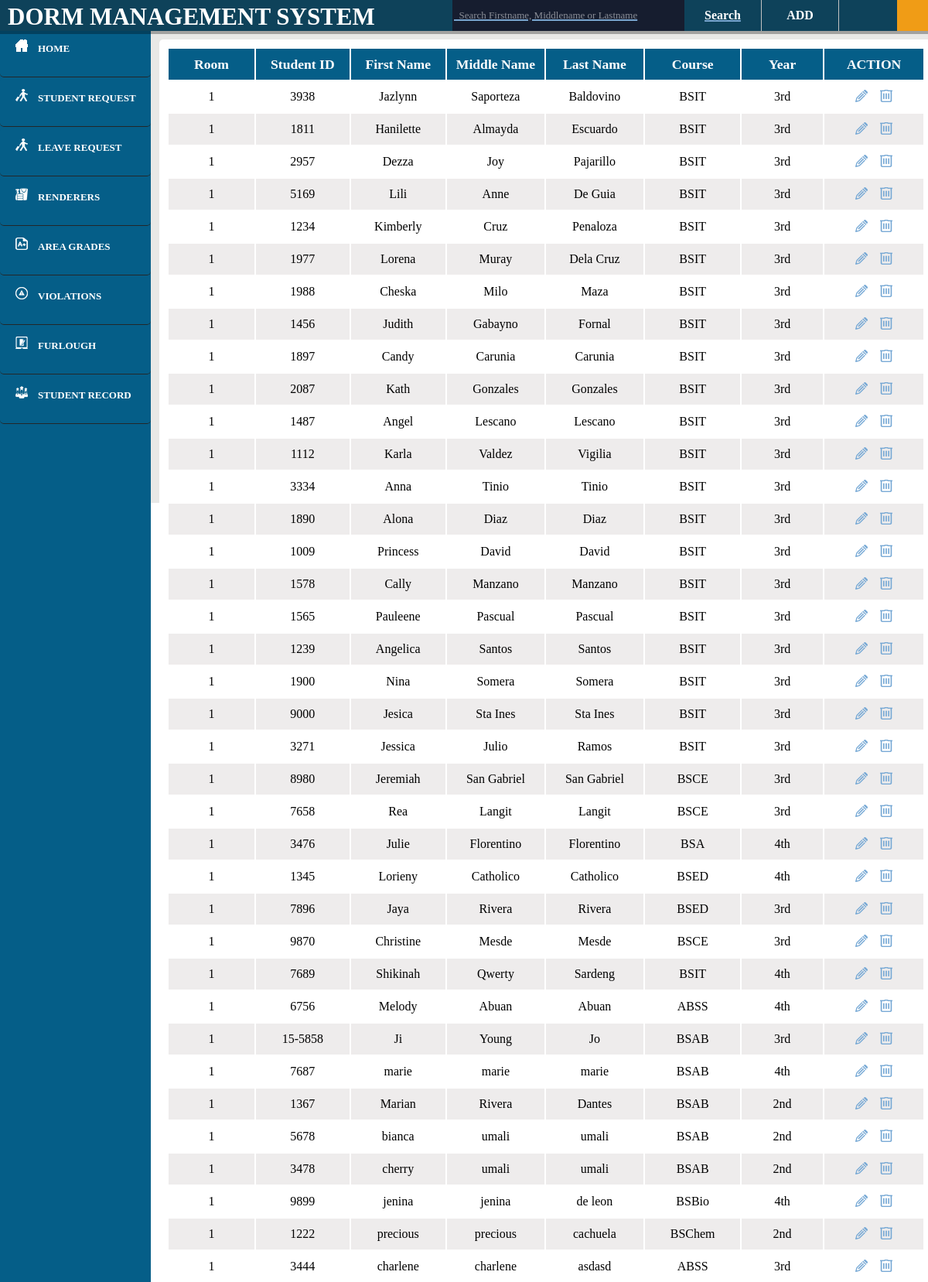
Page /manager/user_viewRecord.php (signed in, upper part) on the committed database.
### tables this page shows
CREATE TABLE `student` (
  `entry_id` int(11) NOT NULL,
  `student_id` varchar(20) NOT NULL,
  `fname` varchar(20) NOT NULL,
  `mname` varchar(20) NOT NULL,
  `lname` varchar(20) NOT NULL,
  `course` varchar(20) NOT NULL,
  `year` varchar(20) NOT NULL,
  `request` varchar(20) DEFAULT 'Pending',
  `room_number` varchar(20) NOT NULL,
  `seen` int(11) NOT NULL DEFAULT '0',
  `seen1` int(11) NOT NULL DEFAULT '0',
  `student_type` varchar(20) NOT NULL DEFAULT 'Normal'
);

### manager/user_viewRecord.php (the view, shortened to what this page needs)
<html>
<head>
		<link rel="stylesheet" type="text/css" href="../css/Blog.css">
		<link rel="stylesheet" type="text/css" href="../css/user.css">
		<link rel="stylesheet" type="text/css" href="../css/modal.css">
		<header>
			<header>
		<?php
				include 'connect.php';
				$user=$_SESSION['login_user'];
				$qry="select * from user where Username='$user';";
				$result=mysqli_query($con,$qry);
				while($rows=mysqli_fetch_array($result))
				{
					$name = $rows['Username'];
				}
		?>
			<font face="Century Gothic">
			<div id="nav">
					<nav>
					<ul>
						<li id="titlename">DORM MANAGEMENT SYSTEM</li>
						<li id="login"><a href=""><?php echo $name?></a>
						</li>
					</ul>
					<form action="" method="post">
 							<input type="text" id="search" name="term" placeholder="  Search Firstname, Middlename or Lastname"/>
							<input type="submit" id="submit" name="submit1" value="Search">
 					</form>
 					<BUTTON id="btnadd" TYPE="BUTTON" onclick="btn1()"><font color="#ffffff" size="3"><b>ADD</font></BUTTON>
				</nav>
			</div></font>
		</header>
	</head>
	<body>
<article><br><br>
	<b><div id="leftnav"><a href="user_home.php"><img src="../images/home1.png">&emsp;<font color="#ffffff">HOME</a></font></div>
	<?php
			include 'connect.php';
			$sql = "SELECT * FROM student WHERE request='Pending' AND seen = 0";
			$result = mysqli_query($con, $sql);
			if($result) {
				if(mysqli_num_rows($result) > 0) {
					echo "<div id=\"leftnav\"><a href=\"user_studentRequest.php\"><img src=\"../images/studentreq.png\">&emsp;<font color=\"#ffffff\">STUDENT REQUEST<img src='../images/notif.png'/></a></font></div>";
				} else {
					echo "<div id=\"leftnav\"><a href=\"user_studentRequest.php\"><img src=\"../images/leavereq.png\">&emsp;<font color=\"#ffffff\">STUDENT REQUEST</a></font></div>";
				}
			}
		?>
		<?php
			$sql = "SELECT * FROM lcard WHERE status='Pending' AND seen = 0";
			$result = mysqli_query($con, $sql);
			if($result) {
				if(mysqli_num_rows($result) > 0) {
					echo "<div id=\"leftnav\"><a href=\"user_lcard.php\"><img src=\"../images/studentreq.png\">&emsp;<font color=\"#ffffff\">LEAVE REQUEST<img src='../images/notif.png'/></a></font></div>";
				} else {
					echo "<div id=\"leftnav\"><a href=\"user_lcard.php\"><img src=\"../images/leavereq.png\">&emsp;<font color=\"#ffffff\">LEAVE REQUEST</a></font></div>";
				}
			}
		?>
		<div id="leftnav"><a href="user_studentRender.php"><img src="../images/render.png">&emsp;<font color="#ffffff">RENDERERS</a></font></div>
		<div id="leftnav"><a href="user_areaRecord.php"><img src="../images/grades.png">&emsp;<font color="#ffffff">AREA GRADES</a></font></div>
		<div id="leftnav"><a href="user_violationRecord.php"><img src="../images/violation.png">&emsp;<font color="#ffffff">VIOLATIONS </a></font><br></div>
		<div id="leftnav"><a href="user_furlough.php"><img src="../images/furlough.png">&emsp;<font color="#ffffff">FURLOUGH</a></font><br></div>
		<div id="leftnav"><a href="user_studentRecord.php"><img src="../images/student.png">&emsp;<font color="#ffffff">STUDENT RECORD </a></font><br></div>
	</b>
	</article>
	<aside>
	<div id="right">
		<table class="alternate">
	<tr>
	<th>Room</th>
	<th>Student ID</th>
	<th>First Name</th>
	<th>Middle Name</th>
	<th>Last Name</th>
	<th>Course</th>
	<th>Year</th>
	<th><center>ACTION</center></th>
		<?php
		include 'connect.php';
				$term = $_POST['term'];
			$str = "";
	 		$sql = "SELECT * FROM student WHERE fname LIKE '%" . $term . "%'  OR mname LIKE '%" . $term . "%'  OR lname LIKE '%" . $term . "%'"  ;
    		if($result = mysqli_query($con, $sql)){
        		if(mysqli_num_rows($result) > 0){
            		while($rows = mysqli_fetch_array($result)){
              		$str = $str.	"<tr>
					<td>".$rows[9]."</td>
					<td>".$rows[1]."</td>
					<td>".$rows[2]."</td>
					<td>".$rows[3]."</td>
					<td>".$rows[4]."</td>
					<td>".$rows[5]."</td>
					<td>".$rows[6]."</td>
					<td><button><a href = 'user_edit_student.php?id=".$rows['0']."'><center><img src='../images/up.png'/></a></button>
					<button><a href = 'user_delete.php?id=".$rows['0']."'><center><img src='../images/del.png'/></a></button></td>
					</tr>"
		;
				}
		 echo $str;
			}
			}
		?>
		</table>
</div>
</aside>
	</body>
</html>

### css/Blog.css (style rules this page uses)
a { color: #00a2ff; text-decoration: none; }
body { overflow-x: hidden; margin: 0px; font-family: Century Gothic; }
::placeholder { color: rgba(255,255,255,.5); }
nav { text-align: center; background-color: #0e425a; position: relative; padding: 0px 60px 0px 754px; width: 100%; position: fixed; z-index: 2; box-shadow: 0px 0px 0px 4px rgba(0,0,0,.3); font-weight: bold; }
nav ul { list-style: none; margin: 0; padding: 0; }
nav > ul > li { float: left; }
nav ul li a { display: inline-block; color: #ffffff; padding: 10px 20px; text-decoration: none; width: 160px; }

### css/user.css (style rules this page uses)
* { font-color: #fff; }
article { padding: 0 auto; background-color: #055e88; float: left; height: 100%; width: 195px; position: fixed; }
aside { background-color: #e8e8e6; padding: 3% 2% 2% 3%; height: 604px; height: 100%; }
#right { background-color: #ffffff; height: 0 auto%; margin-top: 15px; padding: 10px; width: 86%; margin-left: 170px; }
#leftnav { background-color: #055e88; height: 38px; width: 170px; margin: 0px; font-size: 13px; padding: 15px 5px 10px 20px; border-bottom: solid 1px #232729; }
#btnadd { background-color: #055e88; height: 40px; width: 300px; margin: 0px; margin-left: -130px; margin-top: -5px; }
nav { text-align: center; background-color: #0e425a; position: relative; padding: 0px 60px 0px 1160px; width: 100%; height: 40px; position: fixed; z-index: 2; box-shadow: 0px 0px 0px 4px rgba(0,0,0,.3); font-weight: bold; }
nav ul { list-style: none; margin: 0; padding: 0; }
nav > ul > li { float: left; }
nav ul li { background-color: #f09c16; color: #ffffff; list-style: none; }
nav ul li a { background-color: #f09c16; color: #fff; }
nav ul li a { display: inline-block; color: #fff; padding: 10px 10px; text-decoration: none; width: 170px; }
body { font-family: century gothic; }
#login { background-color: #f09c16; font-color: #000; margin-top: -40px; height: 40px; }
input[type=text],input[type=date],input[type=time], select { width: 80%; height: 35px; margin: -10px 0; display: inline-block; border: 1px solid #ccc; border-radius: 4px; box-sizing: border-box; border: none; }
input[type=submit] { width: 80%; background-color: #f09c16; height: 35px; color: white; margin-left: -10px; font-weight: bold; }
input { border: none; }
div { border-radius: 5px; background-color: #f2f2f2; }
table { width: 100%; }
td,th { text-align: center; width: 270px; height: 40px; color:#000000; font-family: century gothic; }
th { font-size: 110%; background-color: #055e88; color: #ffffff; }
td { font-weight: normal; }
.alternate tr { background-color: #eeecec; }
.alternate tr:nth-child(2n) { background-color: #ffffff; }
button { background: none; border: none; }
body { height: 590px }
#right { height: 100% }
#titlename { color: #fff; font-weight: bold; font-size: 31px; font-family: Space Age; padding-top: 4px; margin-left: -1150px; background-color: #0e425a; }
#leftnav { font-size: 13px }

### css/modal.css (style rules this page uses)
* { font-family: Century Gothic; }
#login { padding-top: 40px; }
table { padding-top: 0px; }
td,th { text-align: center; width: 250px; height: 40px; font-family: century gothic; }
input { background-color: #ffffff; font-size: 100%; height: 30px; width: 500px; font-family: century gothic; margin-left: 0px; }
#submit { background-color:#74bc60; height: 37px; width: 507px; border: none; outline: none; color: #fff; cursor: pointer; font-weight: bold; transition-timing-function: linear; }

### manager/user_viewRecord.php (style rules this page uses)
* { color: #ffffff; }
input, .inp,select { background-color: #161d2f; text-decoration: underline #79a6d0 2px; }
input[type=submit],input[type=text],select { border: none; }
#titlename { color: #fff; font-weight: bold; font-size: 31px; font-family: Space Age; padding-top: 4px; margin-left: -1150px; background-color: #0e425a; }
#search { margin-left: -1270px; margin-top: 0px; width: 300px; height: 40px; position: absolute; font-size: 13px; outline: 0; border-radius: 0; }
#btnadd { position: absolute; margin-left: -870px; margin-top: -16px; width:100px; border-right: 1px solid #c2c2c2; background-color: #0e425a; cursor: pointer; }
#submit { position: absolute; margin-left: -970px; width: 100px; height:40px; background-color: #0e425a; border-right: 1px solid #c2c2c2; }

### rows in the picture
student: seen "1", student "3938", fname "Jazlynn", mname "Saporteza", lname "Baldovino", course "BSIT", year "3rd"
student: seen "1", student "1811", fname "Hanilette", mname "Almayda", lname "Escuardo", course "BSIT", year "3rd"
student: seen "1", student "2957", fname "Dezza", mname "Joy", lname "Pajarillo", course "BSIT", year "3rd"
student: seen "1", student "5169", fname "Lili", mname "Anne", lname "De Guia", course "BSIT", year "3rd"
student: seen "1", student "1234", fname "Kimberly", mname "Cruz", lname "Penaloza", course "BSIT", year "3rd"
student: seen "1", student "1977", fname "Lorena", mname "Muray", lname "Dela Cruz", course "BSIT", year "3rd"
student: seen "1", student "1988", fname "Cheska", mname "Milo", lname "Maza", course "BSIT", year "3rd"
student: seen "1", student "1456", fname "Judith", mname "Gabayno", lname "Fornal", course "BSIT", year "3rd"
student: seen "1", student "1897", fname "Candy", mname "Carunia", lname "Carunia", course "BSIT", year "3rd"
student: seen "1", student "2087", fname "Kath", mname "Gonzales", lname "Gonzales", course "BSIT", year "3rd"
student: seen "1", student "1487", fname "Angel", mname "Lescano", lname "Lescano", course "BSIT", year "3rd"
student: seen "1", student "1112", fname "Karla", mname "Valdez", lname "Vigilia", course "BSIT", year "3rd"
student: seen "1", student "3334", fname "Anna", mname "Tinio", lname "Tinio", course "BSIT", year "3rd"
student: seen "1", student "1890", fname "Alona", mname "Diaz", lname "Diaz", course "BSIT", year "3rd"
student: seen "1", student "1009", fname "Princess", mname "David", lname "David", course "BSIT", year "3rd"
student: seen "1", student "1578", fname "Cally", mname "Manzano", lname "Manzano", course "BSIT", year "3rd"
student: seen "1", student "1565", fname "Pauleene", mname "Pascual", lname "Pascual", course "BSIT", year "3rd"
student: seen "1", student "1239", fname "Angelica", mname "Santos", lname "Santos", course "BSIT", year "3rd"
student: seen "1", student "1900", fname "Nina", mname "Somera", lname "Somera", course "BSIT", year "3rd"
student: seen "1", student "9000", fname "Jesica", mname "Sta Ines", lname "Sta Ines", course "BSIT", year "3rd"
student: seen "1", student "3271", fname "Jessica", mname "Julio", lname "Ramos", course "BSIT", year "3rd"
student: seen "1", student "8980", fname "Jeremiah", mname "San Gabriel", lname "San Gabriel", course "BSCE", year "3rd"
student: seen "1", student "7658", fname "Rea", mname "Langit", lname "Langit", course "BSCE", year "3rd"
student: seen "1", student "3476", fname "Julie", mname "Florentino", lname "Florentino", course "BSA", year "4th"
student: seen "1", student "1345", fname "Lorieny", mname "Catholico", lname "Catholico", course "BSED", year "4th"
student: seen "1", student "7896", fname "Jaya", mname "Rivera", lname "Rivera", course "BSED", year "3rd"
student: seen "1", student "9870", fname "Christine", mname "Mesde", lname "Mesde", course "BSCE", year "3rd"
student: seen "1", student "7689", fname "Shikinah", mname "Qwerty", lname "Sardeng", course "BSIT", year "4th"
student: seen "1", student "6756", fname "Melody", mname "Abuan", lname "Abuan", course "ABSS", year "4th"
student: seen "1", student "15-5858", fname "Ji", mname "Young", lname "Jo", course "BSAB", year "3rd"
student: seen "1", student "7687", fname "marie", mname "marie", lname "marie", course "BSAB", year "4th"
student: seen "1", student "1367", fname "Marian", mname "Rivera", lname "Dantes", course "BSAB", year "2nd"
student: seen "1", student "5678", fname "bianca", mname "umali", lname "umali", course "BSAB", year "2nd"
student: seen "1", student "3478", fname "cherry", mname "umali", lname "umali", course "BSAB", year "2nd"
student: seen "1", student "9899", fname "jenina", mname "jenina", lname "de leon", course "BSBio", year "4th"
student: seen "1", student "1222", fname "precious", mname "precious", lname "cachuela", course "BSChem", year "2nd"
student: seen "1", student "3444", fname "charlene", mname "charlene", lname "asdasd", course "ABSS", year "3rd"
